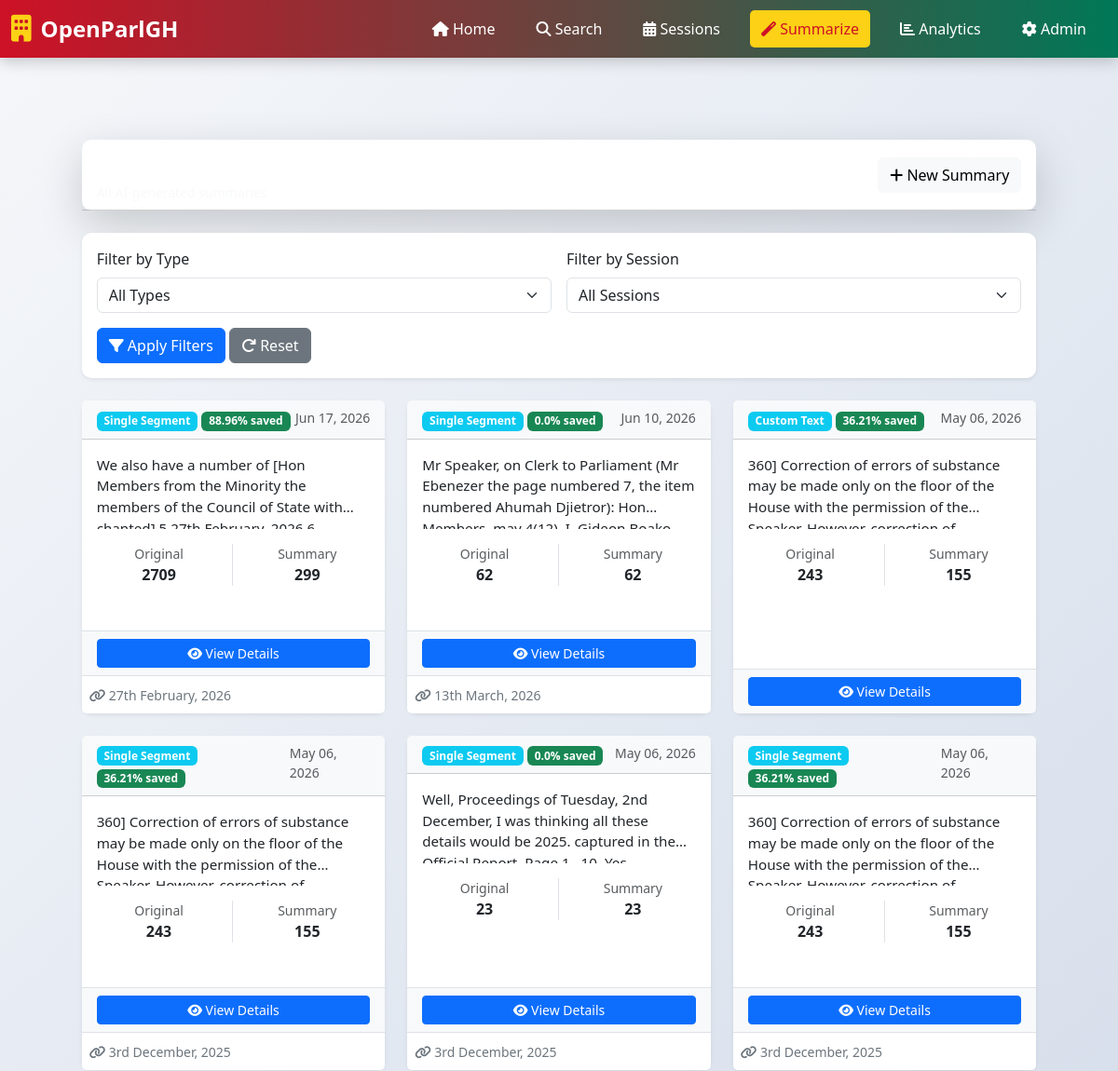
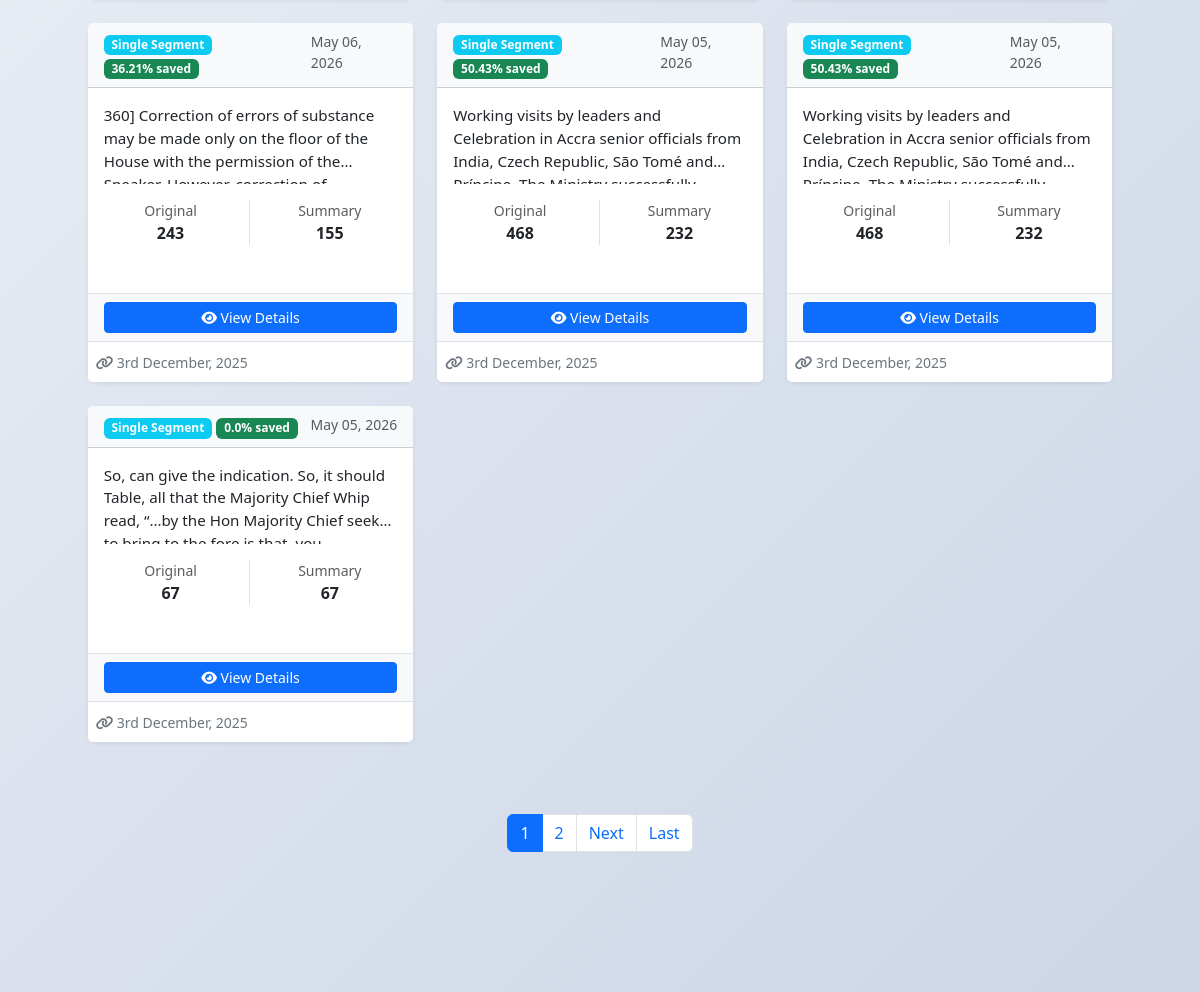
Before: /summaries/ (upper part) with the older database file (2 pictures, top to bottom).
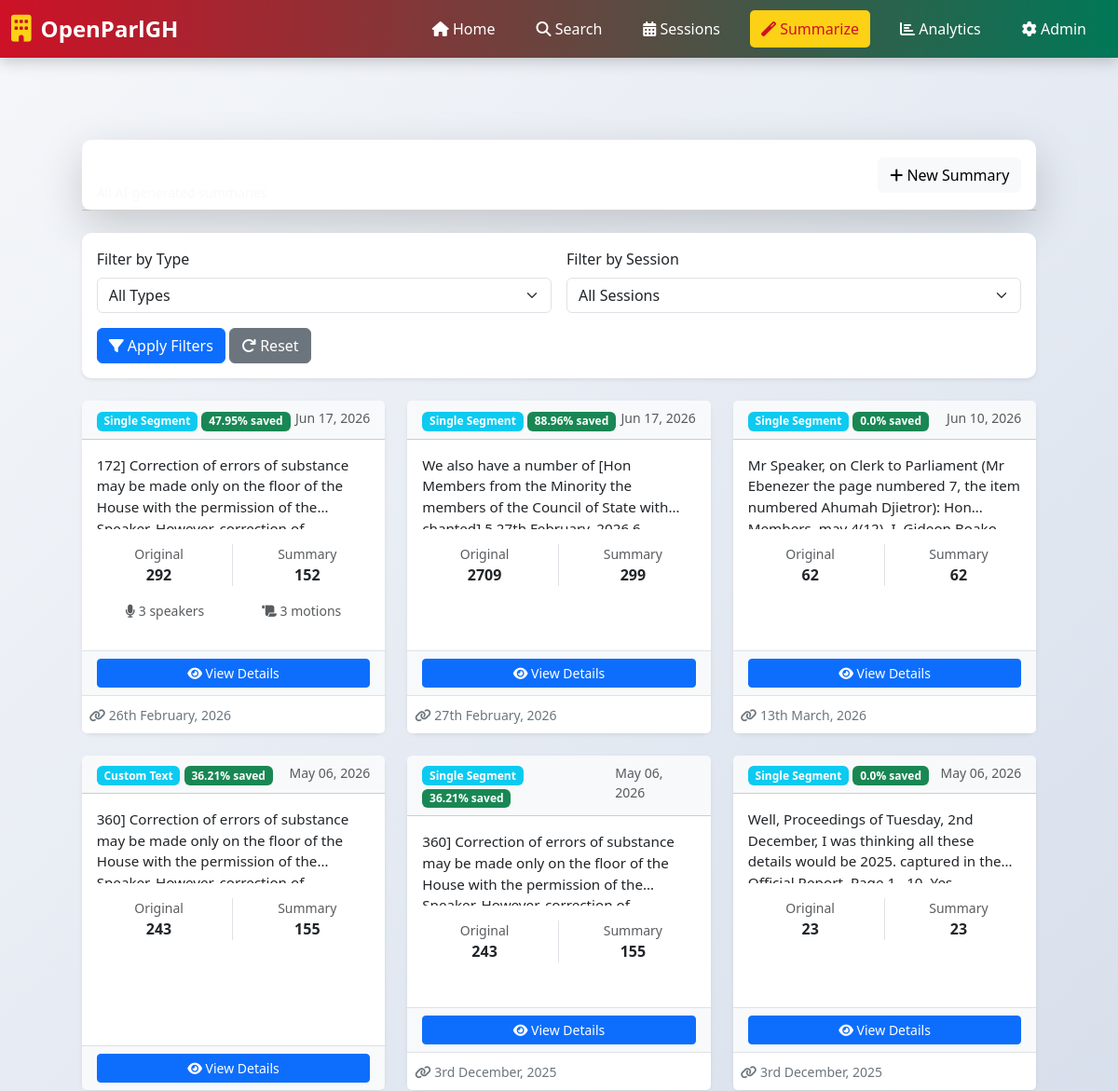
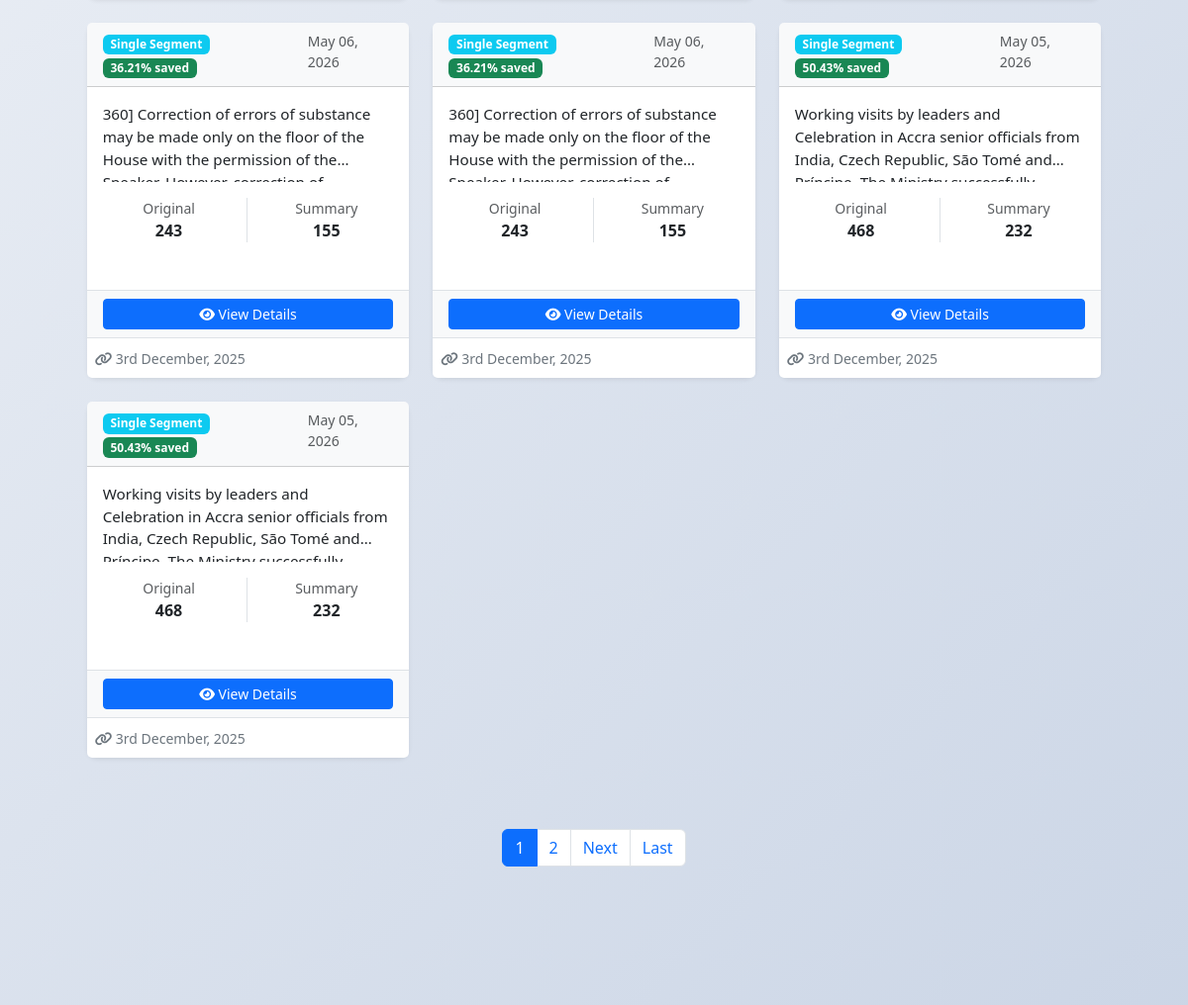
After: the same page with the newer database file (2 pictures, top to bottom).
### app/models.py (models this page shows, shortened)
class Summary(models.Model):
    CONTENT_TYPE_CHOICES = [
        ('session', 'Full Session'),
        ('topic', 'Topic Discussion'),
        ('segment', 'Single Segment'),
        ('custom', 'Custom Text'),
    ]
    content_type = models.CharField(max_length=20, choices=CONTENT_TYPE_CHOICES, default='custom')
    session = models.ForeignKey(Session, on_delete=models.CASCADE, null=True, blank=True, related_name='summaries')
    topic = models.ForeignKey(Topic, on_delete=models.CASCADE, null=True, blank=True, related_name='summaries')
    debate_segment = models.ForeignKey(DebateSegment, on_delete=models.CASCADE, null=True, blank=True, related_name='summaries')
    original_text = models.TextField()
    summary_text = models.TextField()
    speakers_mentioned = models.JSONField(default=list, blank=True, help_text="List of speakers mentioned")
    motions = models.JSONField(default=list, blank=True, help_text="List of motions discussed")
    outcomes = models.JSONField(default=list, blank=True, help_text="List of outcomes/decisions")
    sentiment_data = models.JSONField(default=dict, blank=True, help_text="Sentiment analysis scores")
    action_items = models.JSONField(default=list, blank=True, help_text="List of identified action items")
    speaker_stats = models.JSONField(default=dict, blank=True, help_text="Word count and time distribution")
    debate_timeline = models.JSONField(default=list, blank=True, help_text="Sequence of events for visualization")
    original_word_count = models.IntegerField()
    summary_word_count = models.IntegerField()
    reduction_percentage = models.FloatField(default=0)
    created_by = models.CharField(max_length=100, default='system', help_text="User who requested the summary")
    created_at = models.DateTimeField(auto_now_add=True)
    updated_at = models.DateTimeField(auto_now=True)
    class Meta:
        ordering = ['-created_at']

class Session(models.Model):
    parliament_number = models.IntegerField(null=True, blank=True)
    meeting_number = models.IntegerField(null=True, blank=True)
    sitting_date = models.DateField()
    title = models.CharField(max_length=255)  # e.g. "21 November, 2025"
    pdf_file = models.ForeignKey(HansardFile, on_delete=models.SET_NULL, null=True)

### app/views.py (the view)
# urls.py: path('summaries/', views.summaries_list, name='summaries_list'),
def summaries_list(request):
    summaries = Summary.objects.all().order_by('-created_at')
    content_type = request.GET.get('type')
    if content_type in [choice[0] for choice in Summary.CONTENT_TYPE_CHOICES]:
        summaries = summaries.filter(content_type=content_type)
    session_id = request.GET.get('session')
    if session_id:
        summaries = summaries.filter(session_id=session_id)
    page = request.GET.get('page', 1)
    paginator = Paginator(summaries, 10)
    try:
        summaries = paginator.page(page)
    except PageNotAnInteger:
        summaries = paginator.page(1)
    except EmptyPage:
        summaries = paginator.page(paginator.num_pages)
    context = {
        'summaries': summaries,
        'paginator': paginator,
        'content_types': Summary.CONTENT_TYPE_CHOICES,
        'sessions': Session.objects.all().order_by('-sitting_date'),
    }
    return render(request, 'summaries_list.html', context)

### app/templates/summaries_list.html (shortened to what this page needs)
{% extends "base.html" %}
{% load static %}
{% block content %}
<div class="container mt-5 mb-5">
    <div class="row">
        <div class="col-lg-11 mx-auto">
            <div class="card shadow-lg border-0 mb-4">
                <div class="card-header bg-gradient"
                    style="background: linear-gradient(90deg, var(--ghana-red) 0%, var(--ghana-green) 100%);">
                    <div class="row align-items-center">
                        <div class="col">
                            <h2 class="text-white mb-0">
                                <i class="fas fa-history"></i> Summary History
                            </h2>
                            <p class="text-light small mb-0">All AI-generated
                                summaries</p>
                        </div>
                        <div class="col-auto">
                            <a href="{% url 'summarize_text' %}"
                                class="btn btn-light">
                                <i class="fas fa-plus"></i> New Summary
                            </a>
                        </div>
                    </div>
                </div>
            </div>
            <div class="card border-0 shadow-sm mb-4">
                <div class="card-body">
                    <form method="get" class="row g-3">
                        <div class="col-md-6">
                            <label for="typeFilter" class="form-label">Filter by
                                Type</label>
                            <select class="form-select" name="type"
                                id="typeFilter">
                                <option value>All Types</option>
                            </select>
                        </div>
                        <div class="col-md-6">
                            <label for="sessionFilter" class="form-label">Filter
                                by Session</label>
                            <select class="form-select" name="session"
                                id="sessionFilter">
                                <option value>All Sessions</option>
                            </select>
                        </div>
                        <div class="col-12">
                            <button type="submit" class="btn btn-primary">
                                <i class="fas fa-filter"></i> Apply Filters
                            </button>
                            <a href="{% url 'summaries_list' %}"
                                class="btn btn-secondary">
                                <i class="fas fa-redo"></i> Reset
                            </a>
                        </div>
                    </form>
                </div>
            </div>
            {% if summaries %}
            <div class="row">
                {% for summary in summaries %}
                <div class="col-md-6 col-lg-4 mb-4">
                    <div class="card h-100 shadow-sm border-0 hover-shadow">
                        <div class="card-header bg-light">
                            <div
                                class="d-flex justify-content-between align-items-start">
                                <div>
                                    <span class="badge bg-info">{{summary.get_content_type_display}}</span>
                                    <span class="badge bg-success">{{summary.reduction_percentage }}%
                                        saved</span>
                                </div>
                                <small class="text-muted">{{summary.created_at|date:"M d, Y" }}</small>
                            </div>
                        </div>
                        <div class="card-body">
                            <p class="card-text"
                                style="height: 80px; overflow: hidden; display: -webkit-box; -webkit-line-clamp: 3; -webkit-box-orient: vertical;">
                                {{ summary.summary_text|truncatewords:30 }}
                            </p>
                            <div class="row text-center mb-3">
                                <div class="col-6 border-end">
                                    <small
                                        class="d-block text-muted">Original</small>
                                    <strong>{{ summary.original_word_count}}</strong>
                                </div>
                                <div class="col-6">
                                    <small
                                        class="d-block text-muted">Summary</small>
                                    <strong>{{ summary.summary_word_count}}</strong>
                                </div>
                            </div>
                            <div
                                class="d-flex justify-content-around mb-3 flex-wrap">
                                {% if summary.speakers_mentioned %}
                                <small class="text-muted">
                                    <i class="fas fa-microphone"></i> {{summary.speakers_mentioned|length }}
                                    speaker{{summary.speakers_mentioned|length|pluralize}}
                                </small>
                                {% endif %}
                                {% if summary.motions %}
                                <small class="text-muted">
                                    <i class="fas fa-scroll"></i> {{summary.motions|length }} motion{{summary.motions|length|pluralize }}
                                </small>
                                {% endif %}
                            </div>
                        </div>
                        <div class="card-footer bg-light border-top">
                            <a href="{% url 'view_summary' summary.id %}"
                                class="btn btn-sm btn-primary w-100">
                                <i class="fas fa-eye"></i> View Details
                            </a>
                        </div>
                        {% if summary.session %}
                        <div class="card-footer bg-white border-top p-2">
                            <small>
                                <a
                                    href="{% url 'session_detail' summary.session.id %}"
                                    class="link-secondary text-decoration-none">
                                    <i class="fas fa-link"></i> {{summary.session.title }}
                                </a>
                            </small>
                        </div>
                        {% endif %}
                    </div>
                </div>
                {% endfor %}
            </div>
            {% if paginator.num_pages > 1 %}
            <nav aria-label="Pagination" class="mt-5">
                <ul class="pagination justify-content-center">
                    {% for num in paginator.page_range %}
                    {% if summaries.number == num %}
                    <li class="page-item active">
                        <span class="page-link">{{ num }}</span>
                    </li>
                    {% elif num > summaries.number|add:'-3' and num < summaries.number|add:'3' %}
                    <li class="page-item">
                        <a class="page-link" href="?page={{ num }}">{{ num}}</a>
                    </li>
                    {% endif %}
                    {% endfor %}
                    {% if summaries.has_next %}
                    <li class="page-item">
                        <a class="page-link"
                            href="?page={{ summaries.next_page_number }}">Next</a>
                    </li>
                    <li class="page-item">
                        <a class="page-link"
                            href="?page={{ paginator.num_pages }}">Last</a>
                    </li>
                    {% endif %}
                </ul>
            </nav>
            {% endif %}
            {% endif %}
        </div>
    </div>
</div>
{% endblock %}

### app/templates/base.html (shortened to what this page needs)
<!DOCTYPE html>
<html lang="en">
    <head>
        <link
            href="https://cdn.jsdelivr.net/npm/bootstrap@5.3.0/dist/css/bootstrap.min.css"
            rel="stylesheet">
        <link
            href="https://cdnjs.cloudflare.com/ajax/libs/font-awesome/6.4.0/css/all.min.css"
            rel="stylesheet">
    </head>
    <body>
        <nav class="navbar navbar-expand-lg navbar-custom">
            <div class="container-fluid">
                <a class="navbar-brand" href="{% url 'home' %}">
                    <i class="fas fa-building"></i>
                    <span>OpenParlGH</span>
                </a>
                <div class="collapse navbar-collapse" id="navbarNav">
                    <ul class="navbar-nav ms-auto">
                        <li class="nav-item">
                            <a
                                class="nav-link {% if request.resolver_match.url_name == 'home' %}active{% endif %}"
                                href="{% url 'home' %}">
                                <i class="fas fa-home"></i> Home
                            </a>
                        </li>
                        <li class="nav-item">
                            <a
                                class="nav-link {% if request.resolver_match.url_name == 'search' %}active{% endif %}"
                                href="{% url 'search' %}">
                                <i class="fas fa-search"></i> Search
                            </a>
                        </li>
                        <li class="nav-item">
                            <a
                                class="nav-link {% if request.resolver_match.url_name == 'session_list' %}active{% endif %}"
                                href="{% url 'session_list' %}">
                                <i class="fas fa-calendar-alt"></i> Sessions
                            </a>
                        </li>
                        <li class="nav-item">
                            <a
                                class="nav-link {% if request.resolver_match.url_name == 'summarize_text' or request.resolver_match.url_name == 'summaries_list' %}active{% endif %}"
                                href="{% url 'summarize_text' %}">
                                <i class="fas fa-magic"></i> Summarize
                            </a>
                        </li>
                        <li class="nav-item">
                            <a
                                class="nav-link {% if request.resolver_match.url_name == 'analytics_dashboard' %}active{% endif %}"
                                href="{% url 'analytics_dashboard' %}">
                                <i class="fas fa-chart-bar"></i> Analytics
                            </a>
                        </li>
                        <li class="nav-item">
                            <a class="nav-link" href="/admin/" target="_blank">
                                <i class="fas fa-cog"></i> Admin
                            </a>
                        </li>
                    </ul>
                </div>
            </div>
        </nav>
        <main class="container">
            {% block content %}{% endblock %}
        </main>
    </body>
</html>

### app/templates/base.html (style rules this page uses)
:root { --ghana-red: #CE1126; --ghana-yellow: #FCD116; --ghana-green: #007857; --ghana-black: #000000; --ghana-white: #FFFFFF; --ghana-light-gray: #f5f7fa; }
* { margin: 0; padding: 0; box-sizing: border-box; }
html, body { height: 100%; }
body { font-family: 'Segoe UI', Tahoma, Geneva, Verdana, sans-serif; background: linear-gradient(135deg, #f5f7fa 0%, #c3cfe2 100%); display: flex; flex-direction: column; min-height: 100vh; }
.navbar-custom { background: linear-gradient(90deg, var(--ghana-red) 0%, var(--ghana-green) 100%); box-shadow: 0 4px 15px rgba(0, 0, 0, 0.2); padding: 0.5rem 0; }
.navbar-custom .navbar-brand { font-size: 1.5rem; font-weight: 700; color: var(--ghana-white) !important; display: flex; align-items: center; gap: 10px; margin-right: 3rem; }
.navbar-custom .navbar-brand i { font-size: 1.8rem; color: var(--ghana-yellow); }
.navbar-custom .nav-link { color: var(--ghana-white) !important; font-weight: 500; margin: 0 10px; transition: all 0.3s ease; position: relative; padding: 8px 12px !important; border-radius: 5px; }
.navbar-custom .nav-link.active { background-color: var(--ghana-yellow); color: var(--ghana-red) !important; }
main { flex: 1; }
.container { max-width: 1400px; margin: 0 auto; padding: 20px; }

### app/templates/summaries_list.html (style rules this page uses)
:root { --ghana-red: #CE1126; --ghana-yellow: #FCD116; --ghana-green: #007857; }
.bg-gradient { background-attachment: fixed; }
.card { border-radius: 10px; transition: all 0.3s ease; }
.card-text { font-size: 0.95rem; line-height: 1.5; }

Changed rows visible on the page:
no longer on this page (row unchanged): Summary: content_type "Single Segment", reduction_percentage "0.0", created_at "May 05, 2026", summary_text "So, can give the indication. So, it should Table, all that the Majority Chief Whip read, “…by the Hon Majority Chief…", original_word_count "67", summary_word_count "67", session "3rd December, 2025"
added Summary: content_type "Single Segment", reduction_percentage "47.95", created_at "Jun 17, 2026", summary_text "172] Correction of errors of substance may be made only on the floor of the House with the permission of…", original_word_count "292", summary_word_count "152", speakers_mentioned|length "3", motions|length "3", session "26th February, 2026"
